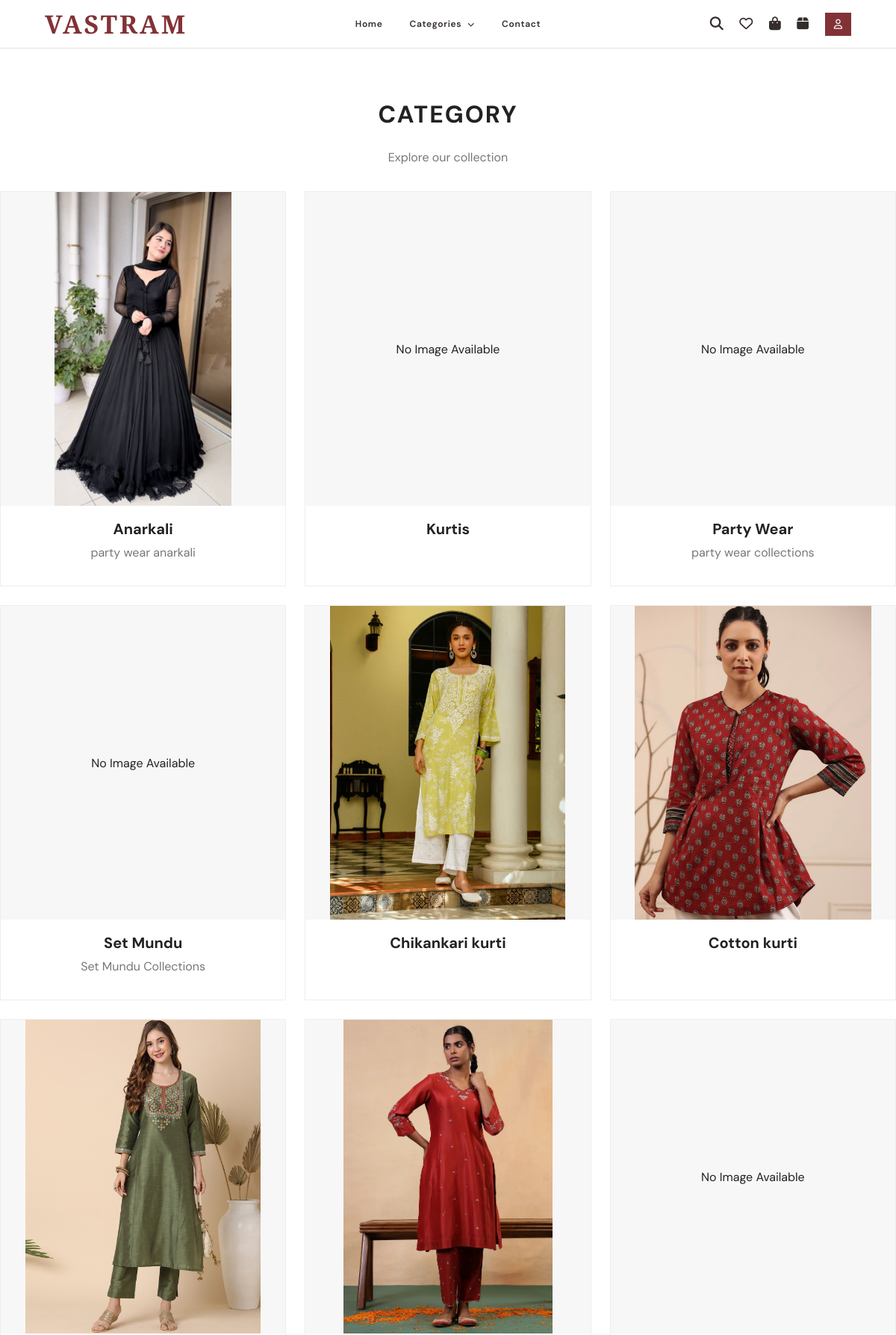
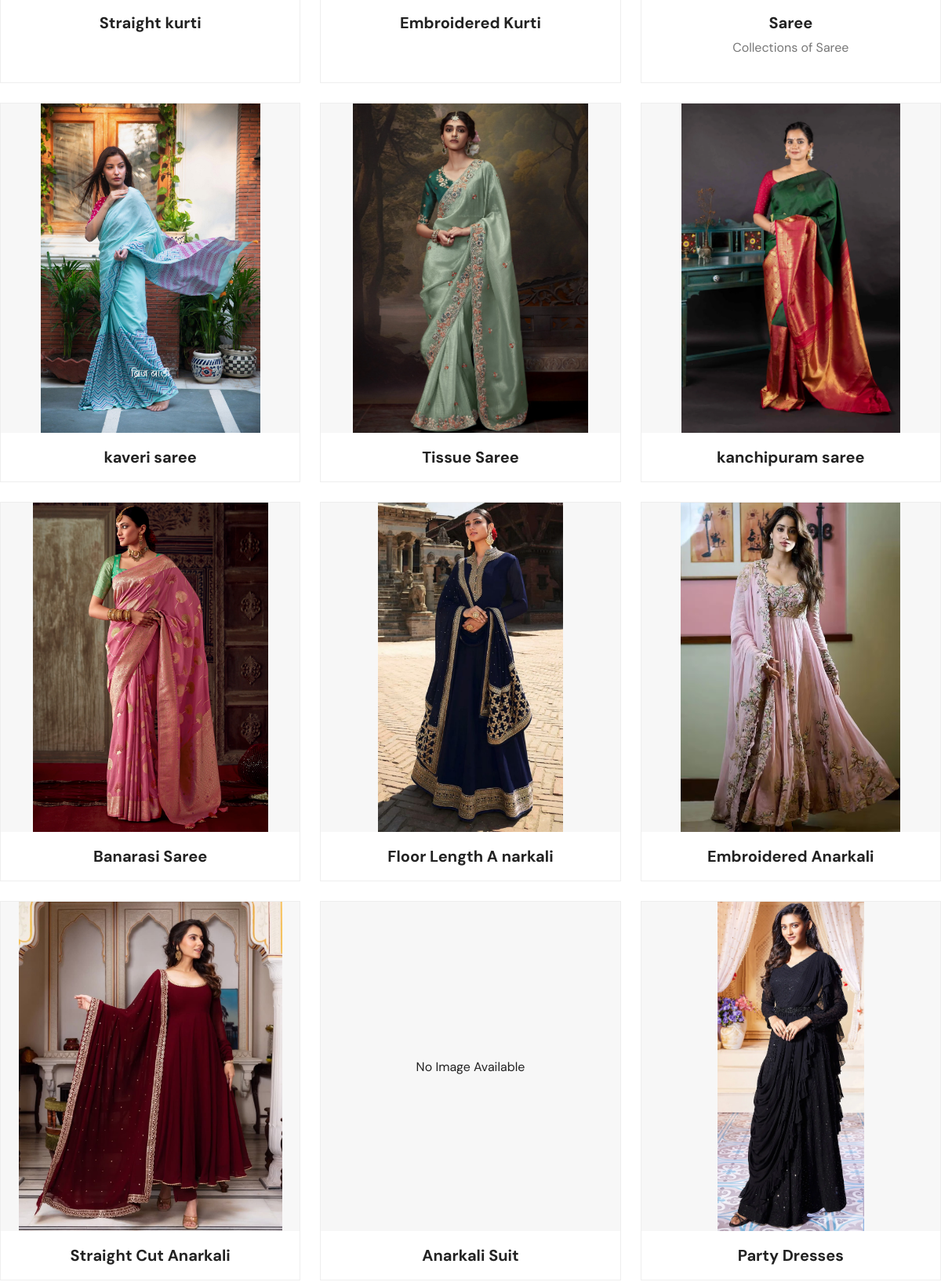
The app's page /products/shop/categories/ (upper part) with its own data (2 pictures, top to bottom).
### products/models.py (models this page shows, shortened)
class Category(models.Model):
    uuid = models.UUIDField(default=uuid.uuid4, editable=False, unique=True)
    name = models.CharField(max_length=100)
    description = models.TextField(blank=True)
    parent = models.ForeignKey(
        'self',
        on_delete=models.CASCADE,
        null=True,
        blank=True,
        related_name='subcategories'
    )

### products/views.py (the view)
def customer_category_list(request):
    categories = Category.objects.all()
    for category in categories:
        category.display_image_url = None
        products = category.product_set.all()
        for product in products:
            for variant in product.variants.all():
                first_image = variant.images.first()
                if first_image and first_image.image:
                    category.display_image_url = first_image.image.url
                    break
            if category.display_image_url:
                break
            if product.image:
                category.display_image_url = product.image.url
                break
    return render(
        request,
        'products/customer_category_list.html',
        {
            'categories': categories
        }
    )

### ecommerce_project/context_processors.py (called while the page is built)
def shopping_counts(request):
    cart_count = 0
    wishlist_count = 0
    if request.user.is_authenticated:
        cart_count = sum(
            CartItem.objects.filter(cart__user=request.user).values_list(
                'quantity', flat=True
            )
        )
        wishlist_count = WishlistItem.objects.filter(
            wishlist__user=request.user
        ).count()
    else:
        cart_count = sum(
            item.get('quantity', 0)
            for item in request.session.get('guest_cart_items', [])
        )
        wishlist_count = len(request.session.get('guest_wishlist_items', []))
    return {
        'cart_count': cart_count,
        'wishlist_count': wishlist_count,
    }

### templates/products/customer_category_list.html (shortened to what this page needs)
{% extends 'base.html' %}
{% block content %}
<div class="container category-page">
    <div class="category-title">
        <h2>CATEGORY</h2>
        <p>Explore our collection</p>
    </div>
    {% if categories %}
    <div class="category-grid">
        {% for category in categories %}
        <div class="category-card">
            <div class="category-image">
                {% if category.display_image_url %}
                    <img
                        src="{{ category.display_image_url }}"
                        alt="{{ category.name }}"
                    >
                {% else %}
                    <span>No Image Available</span>
                {% endif %}
            </div>
            <div class="category-info">
                <h3>{{ category.name }}</h3>
                {% if category.description %}
                    <p>{{ category.description }}</p>
                {% endif %}
            </div>
        </div>
        {% endfor %}
    </div>
    {% else %}
        <p class="text-center">
            No categories available.
        </p>
    {% endif %}
</div>
{% endblock %}

### templates/base.html (style rules this page uses)
body { margin: 0; font-family: 'DM Sans', sans-serif; background-color: #ffffff; color: #222; }

### templates/products/customer_category_list.html (style rules this page uses)
.category-page { padding: 40px 0; }
.category-title { text-align: center; margin-bottom: 35px; }
.category-title h2 { font-size: 32px; letter-spacing: 2px; }
.category-title p { color: #777; }
.category-grid { display: grid; grid-template-columns: repeat(3, 1fr); gap: 25px; }
.category-card { background: white; border: 1px solid #eeeeee; overflow: hidden; transition: 0.3s; }
.category-image { width: 100%; height: 420px; background: #f7f7f7; display: flex; align-items: center; justify-content: center; overflow: hidden; }
.category-image img { width: 100%; height: 100%; object-fit: contain; }
.category-info { padding: 18px; text-align: center; }
.category-info h3 { margin: 0; font-size: 20px; }
.category-info p { color: #777; margin-top: 8px; }

### records on screen
Category: shows a picture, name "Anarkali", description "party wear anarkali"
Category: shows "No Image Available", name "Kurtis"
Category: shows "No Image Available", name "Party Wear", description "party wear collections"
Category: shows "No Image Available", name "Set Mundu", description "Set Mundu Collections"
Category: shows a picture, name "Chikankari kurti"
Category: shows a picture, name "Cotton kurti"
Category: shows a picture, name "Straight kurti"
Category: shows a picture, name "Embroidered Kurti"
Category: shows "No Image Available", name "Saree", description "Collections of Saree"
Category: shows a picture, name "kaveri saree"
Category: shows a picture, name "Tissue Saree"
Category: shows a picture, name "kanchipuram saree"
Category: shows a picture, name "Banarasi Saree"
Category: shows a picture, name "Floor Length A narkali"
Category: shows a picture, name "Embroidered Anarkali"
Category: shows a picture, name "Straight Cut Anarkali"
Category: shows "No Image Available", name "Anarkali Suit"
Category: shows a picture, name "Party Dresses"
